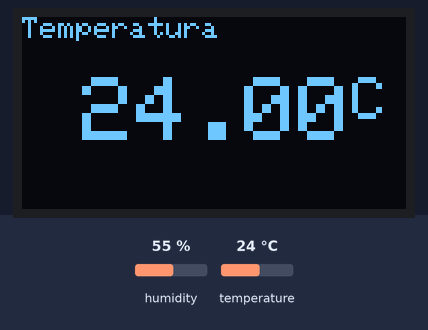
The sketch below on a simulated ESP8266 (NodeMCU). Shown: 128×64 one-colour display. Inputs (shaded band) come from the test bench; at power-on: temperature 24 °C, humidity 55 %. WiFi joins after 1.5 s; servers stay silent unless stated.

Above: at 9.3 s.
9.4 s: temperature set to 12 °C
At 17.5 s:
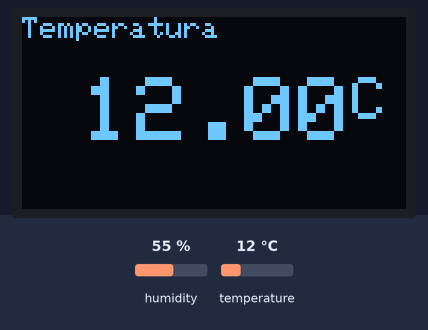
18.3 s: humidity set to 22 %
At 29.0 s:
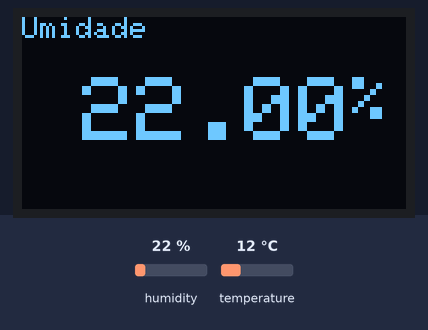
29.1 s: humidity set to 40 %
At 37.9 s:
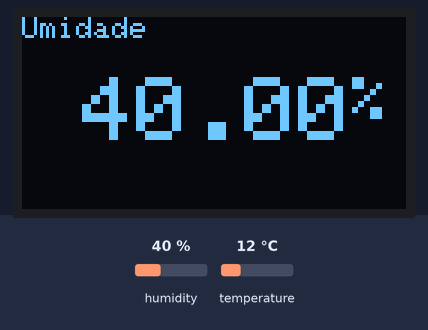
38.6 s: temperature set to 19 °C
At 42.1 s:
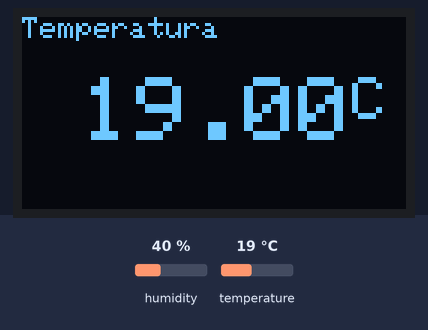
Timing chart, 0 to 43.6 s (numbered marks = the images above; inputs shaded):
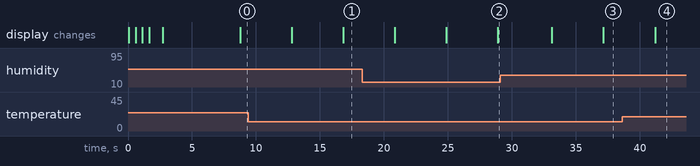

The sketch:

DHT-VISOR-WIFI-COM-AUTH--OTA-THINGSPEAK.ino.ino
```cpp
//OTA
#include <WiFiUdp.h>
#include <ArduinoOTA.h>
#include <ESP8266mDNS.h>

//include wifi
#include <ESP8266WiFi.h>
const char* ssid = "   ";
const char* password = "   ";
WiFiClient nodemcuClient;

//Thingspeak
#define INTERVALO_ENVIO_THINGSPEAK  30000
char EnderecoAPIThingSpeak[] = "api.thingspeak.com";
String ChaveEscritaThingSpeak = "  ";
long lastConnectionTime;
char FieldTemperatura[11];
char FieldUmidade[11];

/*
//MQTT
#include <PubSubClient.h>
//raspberry : const char* mqtt_server = "192.168.0.105";
const char* mqtt_server = "m10.cloudmqtt.com";
const char* mqtt_ClientID = "termo1";
PubSubClient client(nodemcuClient);
const char* topicoTemperatura = "lab/temperatura";
const char* topicoUmidade = "lab/umidade";
int porta = 16700;
const char* mqtt_user = "encktxur";
const char* mqtt_pass = "Rzvc5InVlteX";
*/
//include display
#include <Adafruit_SSD1306.h>
#include <Adafruit_GFX.h>
#define OLED_RESET LED_BUILTIN
Adafruit_SSD1306 display(OLED_RESET);

//include DHT
#include <DHT.h>
#define DHTPIN D3
#define DHTTYPE DHT22 //Seleciona o tipo de sensor
float umidade;
float temperatura;
DHT dht(DHTPIN, DHTTYPE);


void setup() {
  //Serial.begin(9600);
  configurarDisplay();
  conexaoWifi();
  iniciaOTA();
  lastConnectionTime = 0;
  //pinMode(LED_BUILTIN, OUTPUT);
  //client.setServer(mqtt_server, porta);

}
void loop(){
 /* if(!client.connected()){
    reconectarMQTT();
  }*/
  ArduinoOTA.handle();
  medirTempUmid();
  mostraTempUmid();
//  publicarMQTT();
  carregaTempThingSpeak();
  nodemcuClient.stop();
}


void conexaoWifi(){
  delay(10);
  display.setTextSize(2);
  display.setCursor(0,0);
  display.print("Conectando");
  display.display();

  WiFi.hostname("ESP8266 1");
  WiFi.begin(ssid, password);

  while (WiFi.status() != WL_CONNECTED) {
    delay(500);
    display.print(".");
    display.display();
  }
  display.clearDisplay();
  display.setCursor(0,0);
  display.println("WiFi connected");
  display.display();
  delay(1000);

  display.clearDisplay();
  display.setCursor(0,0);
  display.println("IP address");
  display.display();
  display.println(WiFi.localIP());
  display.display();
  delay(4000);
}
/*
void publicarMQTT(){
  client.publish(topicoTemperatura, String(temperatura).c_str(),true);
  client.publish(topicoUmidade, String(umidade).c_str(),true);
}

void reconectarMQTT(){
   while (!client.connected()) {
    client.connect(mqtt_ClientID, mqtt_user, mqtt_pass);
   }
}
*/
void medirTempUmid() {
  umidade = dht.readHumidity();
  temperatura = dht.readTemperature(false);
  delay(2000);
}
void mostraTempUmid(){
  mostraDisplay("Temperatura",(temperatura),"C");
  delay(2000);
  mostraDisplay("Umidade",(umidade),"%");
}

void configurarDisplay(){
  display.begin(SSD1306_SWITCHCAPVCC, 0x3C);
  display.setTextColor(WHITE);
  display.clearDisplay();
}

void mostraDisplay(const char* texto1,float medicao,const char* texto2){
  display.clearDisplay();
  display.setTextSize(1);
  display.setCursor(0,0);
  display.print(texto1);
  display.setTextSize(3);
  display.setCursor(20,20);
  display.print(medicao);
  display.setTextSize(2);
  display.print(texto2);
  display.display();
  delay(2000);

}

void iniciaOTA(){
      ArduinoOTA.onStart([]() {
    String type;
    if (ArduinoOTA.getCommand() == U_FLASH)
      type = "sketch";
    else // U_SPIFFS
      type = "filesystem";
  });

  ArduinoOTA.begin();
}

void envioThingSpeak(String StringDados1,String StringDados2){

    String StringDados;
    StringDados += StringDados1;
    StringDados += StringDados2;

    if (nodemcuClient.connect(EnderecoAPIThingSpeak, 80))
    {
        //faz a requisição HTTP ao ThingSpeak
        nodemcuClient.print("POST /update HTTP/1.1\n");
        nodemcuClient.print("Host: api.thingspeak.com\n");
        nodemcuClient.print("Connection: close\n");
        nodemcuClient.print("X-THINGSPEAKAPIKEY: "+ChaveEscritaThingSpeak+"\n");
        nodemcuClient.print("Content-Type: application/x-www-form-urlencoded\n");
        nodemcuClient.print("Content-Length: ");
        nodemcuClient.print(StringDados.length());
        nodemcuClient.print("\n\n");
        nodemcuClient.print(StringDados);

        lastConnectionTime = millis();

    }
}

void carregaTempThingSpeak(){
  int temperaturaTrunc = temperatura;
  int umidadeTrunc = umidade;
      if(!nodemcuClient.connected() &&
      (millis() - lastConnectionTime > INTERVALO_ENVIO_THINGSPEAK))
    {
        sprintf(FieldTemperatura,"&field1=%d",temperaturaTrunc);
        sprintf(FieldUmidade,"&field2=%d",umidadeTrunc);
        envioThingSpeak(FieldTemperatura,FieldUmidade);
    }
}

//inicio teste
```

Measured:
- after the input at 9.4 s, the display: first differs from a run without the input after 7.4 s (image 1)
- after the input at 18.3 s, the display: first differs from a run without the input after 10.6 s (image 2)
- after the input at 29.1 s, the display: first differs from a run without the input after 8.0 s (image 3)
- after the input at 38.6 s, the display: changes after 2.6 s (image 4)
